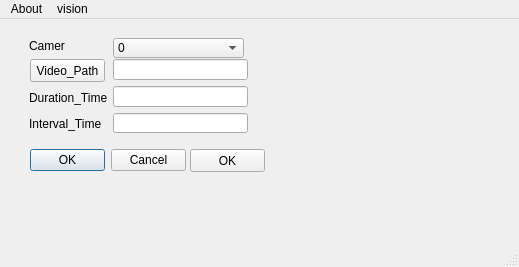
<?xml version="1.0" encoding="UTF-8"?>
<ui version="4.0">
 <class>MainWindow</class>
 <widget class="QMainWindow" name="MainWindow">
  <property name="geometry">
   <rect>
    <x>0</x>
    <y>0</y>
    <width>519</width>
    <height>267</height>
   </rect>
  </property>
  <property name="windowTitle">
   <string>MainWindow</string>
  </property>
  <widget class="QWidget" name="centralwidget">
   <widget class="QWidget" name="widget" native="true">
    <property name="geometry">
     <rect>
      <x>20</x>
      <y>10</y>
      <width>251</width>
      <height>151</height>
     </rect>
    </property>
    <widget class="QLabel" name="label">
     <property name="geometry">
      <rect>
       <x>9</x>
       <y>9</y>
       <width>36</width>
       <height>16</height>
      </rect>
     </property>
     <property name="text">
      <string>Camera</string>
     </property>
    </widget>
    <widget class="QComboBox" name="comboBox">
     <property name="geometry">
      <rect>
       <x>93</x>
       <y>9</y>
       <width>131</width>
       <height>20</height>
      </rect>
     </property>
     <item>
      <property name="text">
       <string>0</string>
      </property>
     </item>
     <item>
      <property name="text">
       <string>1</string>
      </property>
     </item>
     <item>
      <property name="text">
       <string>2</string>
      </property>
     </item>
     <item>
      <property name="text">
       <string>3</string>
      </property>
     </item>
    </widget>
    <widget class="QLabel" name="label_2">
     <property name="geometry">
      <rect>
       <x>9</x>
       <y>61</y>
       <width>78</width>
       <height>16</height>
      </rect>
     </property>
     <property name="text">
      <string>Duration_Time</string>
     </property>
    </widget>
    <widget class="QLabel" name="label_3">
     <property name="geometry">
      <rect>
       <x>9</x>
       <y>87</y>
       <width>78</width>
       <height>16</height>
      </rect>
     </property>
     <property name="text">
      <string>Interval_Time</string>
     </property>
    </widget>
    <widget class="QPushButton" name="pushButton">
     <property name="geometry">
      <rect>
       <x>10</x>
       <y>30</y>
       <width>75</width>
       <height>23</height>
      </rect>
     </property>
     <property name="text">
      <string>Video_Path</string>
     </property>
    </widget>
    <widget class="QDialogButtonBox" name="buttonBox">
     <property name="geometry">
      <rect>
       <x>10</x>
       <y>120</y>
       <width>156</width>
       <height>23</height>
      </rect>
     </property>
     <property name="standardButtons">
      <set>QDialogButtonBox::Cancel|QDialogButtonBox::Ok</set>
     </property>
    </widget>
    <widget class="QPushButton" name="pushButton_2">
     <property name="geometry">
      <rect>
       <x>170</x>
       <y>120</y>
       <width>75</width>
       <height>23</height>
      </rect>
     </property>
     <property name="text">
      <string>OK</string>
     </property>
    </widget>
    <widget class="QWidget" name="layoutWidget">
     <property name="geometry">
      <rect>
       <x>93</x>
       <y>30</y>
       <width>135</width>
       <height>74</height>
      </rect>
     </property>
     <layout class="QVBoxLayout" name="verticalLayout">
      <item>
       <widget class="QLineEdit" name="lineEdit_3"/>
      </item>
      <item>
       <widget class="QLineEdit" name="lineEdit">
        <property name="text">
         <string/>
        </property>
       </widget>
      </item>
      <item>
       <widget class="QLineEdit" name="lineEdit_2">
        <property name="text">
         <string/>
        </property>
       </widget>
      </item>
     </layout>
    </widget>
   </widget>
  </widget>
  <widget class="QMenuBar" name="menubar">
   <property name="geometry">
    <rect>
     <x>0</x>
     <y>0</y>
     <width>519</width>
     <height>23</height>
    </rect>
   </property>
   <widget class="QMenu" name="menuAbout">
    <property name="title">
     <string>About</string>
    </property>
    <addaction name="actionversion"/>
   </widget>
   <widget class="QMenu" name="menuvision">
    <property name="title">
     <string>vision</string>
    </property>
    <addaction name="actionimage"/>
   </widget>
   <addaction name="menuAbout"/>
   <addaction name="menuvision"/>
  </widget>
  <widget class="QStatusBar" name="statusbar"/>
  <action name="actionversion">
   <property name="text">
    <string>version</string>
   </property>
  </action>
  <action name="actionimage">
   <property name="text">
    <string>image</string>
   </property>
  </action>
 </widget>
 <resources/>
 <connections/>
</ui>
